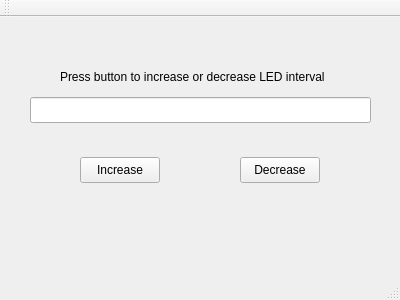
<?xml version="1.0" encoding="UTF-8"?>
<ui version="4.0">
 <class>MainWindow</class>
 <widget class="QMainWindow" name="MainWindow">
  <property name="geometry">
   <rect>
    <x>0</x>
    <y>0</y>
    <width>400</width>
    <height>300</height>
   </rect>
  </property>
  <property name="windowTitle">
   <string>MainWindow</string>
  </property>
  <widget class="QWidget" name="centralWidget">
   <widget class="QPushButton" name="IncreaseButton">
    <property name="geometry">
     <rect>
      <x>80</x>
      <y>140</y>
      <width>80</width>
      <height>26</height>
     </rect>
    </property>
    <property name="text">
     <string>Increase</string>
    </property>
   </widget>
   <widget class="QPushButton" name="DecreaseButton">
    <property name="geometry">
     <rect>
      <x>240</x>
      <y>140</y>
      <width>80</width>
      <height>26</height>
     </rect>
    </property>
    <property name="text">
     <string>Decrease</string>
    </property>
   </widget>
   <widget class="QLineEdit" name="uartoutput">
    <property name="geometry">
     <rect>
      <x>30</x>
      <y>80</y>
      <width>341</width>
      <height>26</height>
     </rect>
    </property>
   </widget>
   <widget class="QLabel" name="label">
    <property name="geometry">
     <rect>
      <x>60</x>
      <y>50</y>
      <width>281</width>
      <height>20</height>
     </rect>
    </property>
    <property name="text">
     <string>Press button to increase or decrease LED interval</string>
    </property>
   </widget>
  </widget>
  <widget class="QMenuBar" name="menuBar">
   <property name="geometry">
    <rect>
     <x>0</x>
     <y>0</y>
     <width>400</width>
     <height>23</height>
    </rect>
   </property>
  </widget>
  <widget class="QToolBar" name="mainToolBar">
   <attribute name="toolBarArea">
    <enum>TopToolBarArea</enum>
   </attribute>
   <attribute name="toolBarBreak">
    <bool>false</bool>
   </attribute>
  </widget>
  <widget class="QStatusBar" name="statusBar"/>
 </widget>
 <layoutdefault spacing="6" margin="11"/>
 <resources/>
 <connections/>
</ui>
